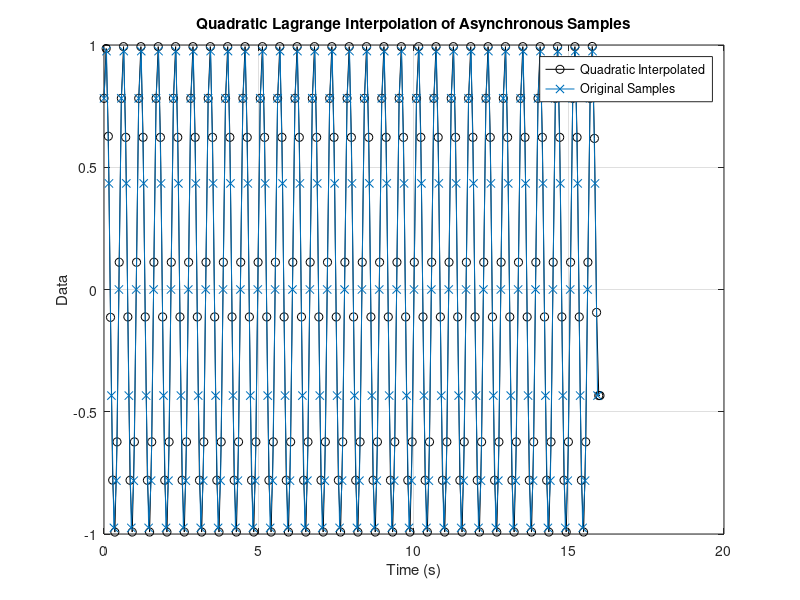
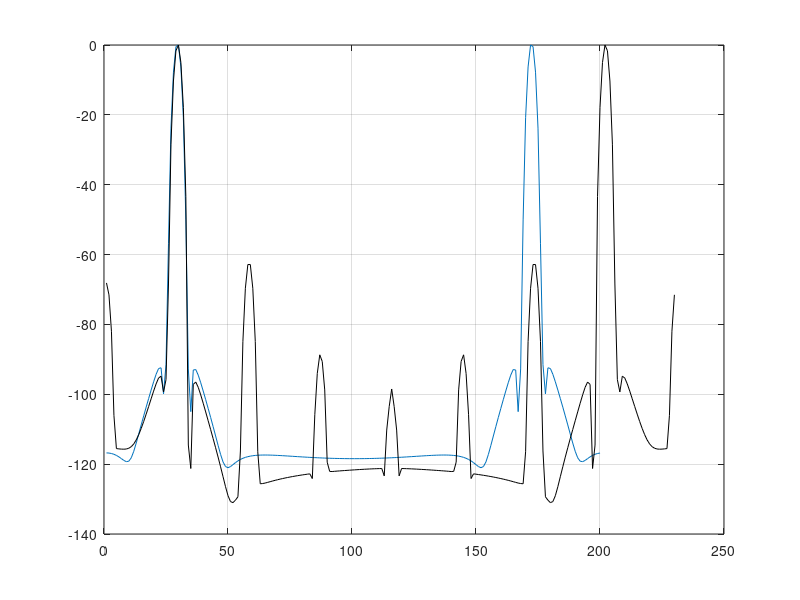

These figures' MATLAB source, in order:
% Example usage
function grok_async_data()
    % Example asynchronous samples: [time_diff, data]
    samples = [
        0.0, 10.0;  % First sample at t=0
        0.3, 12.0;  % 0.3s later
        0.5, 15.0;  % 0.5s after previous
        0.2, 14.0;  % 0.2s after previous
        0.4, 16.0   % 0.4s after previous
    ];

global T0
global T1
global W
    T0 = 0.08;
    T1 = 0.07;
    W = 1;
    close all;
    N = 200;
    samples = zeros(N,2);
    for k=1:N
        samples(k,1) = T0;  %max(T0/10, T0 + randn(1)/T0/200);
        samples(k,2) = sin(2*pi*k/7);
    end    
    
    % Desired regular interval for downsampling (seconds)
    target_interval = T1; % Lower data rate than original
    
    % Call interpolation function
    interpolated = interpolate_async_custom_spline(samples, target_interval);
    
    % Convert struct to matrix for display
    out_times = cell2mat({interpolated.time}');
    out_data = cell2mat({interpolated.data}');
    
    % Display results
    fprintf('Quadratic interpolated samples at %.2fs intervals:\n', target_interval);
    fprintf('Time\t\tData\n');
    for i = 1:length(out_data)
        fprintf('%.2f\t%.2f\n', out_times(i), out_data(i));
    end
    
    % Plot results
    figure;
    plot(out_times, out_data, 'ko-', 'DisplayName', 'Quadratic Interpolated');
    hold on;
    plot(cumsum([0; samples(2:end,1)]), samples(:,2), 'x-', 'DisplayName', 'Original Samples');
    xlabel('Time (s)');
    ylabel('Data');
    title('Quadratic Lagrange Interpolation of Asynchronous Samples');
    legend;
    grid on;

    
    figure;
    Z = samples(:,2); tablen = length(Z); w = window(@blackmanharris,tablen); b1 = Z' .* w'; 
    F = abs(fft(b1)); F = F/max(F); ZFFT=20*log10(F); plot (ZFFT); grid on; hold on;
    Z = out_data; tablen = length(Z); w = window(@blackmanharris,tablen); b1 = Z' .* w'; 
    F = abs(fft(b1)); F = F/max(F); ZFFT=20*log10(F); plot (ZFFT,'k'); grid on; hold on;    
end

% Interpolate asynchronous data-rate samples using custom cubic spline interpolation
function interpolated = interpolate_async_custom_spline(samples, target_interval)
    % Inputs:
    %   samples: Nx2 matrix where first column is time_diff (seconds), second is data
    %   target_interval: Desired regular interval for interpolation (seconds)
    %
    % Output:
    %   interpolated: Struct array with fields 'time' and 'data'

    % Extract time differences and data
    time_diff = samples(:,1);
    data = samples(:,2);
    
    % Calculate absolute times
    abs_times = cumsum([0; time_diff(2:end)]);
    n = length(data);
    
    % Calculate output times
    total_time = sum(time_diff);
    out_times = (0:target_interval:total_time)';
    if out_times(end) < total_time
        out_times = [out_times; total_time];
    end
    num_out = length(out_times);
    
    % Initialize output data
    out_data = zeros(num_out, 1);
    
    % Compute cubic spline coefficients (natural spline: second derivatives = 0 at endpoints)
    if n < 2
        % Not enough points for interpolation, return original data
        out_data = data(1) * ones(num_out, 1);
    else
        % Step 1: Set up tridiagonal system for second derivatives
        h = diff(abs_times); % Interval lengths
        b = zeros(n, 1); % Right-hand side for tridiagonal system
        for i = 2:n-1
            b(i) = 6 * ((data(i+1) - data(i)) / h(i) - (data(i) - data(i-1)) / h(i-1));
        end
        
        % Tridiagonal matrix coefficients
        diag = zeros(n, 1);
        lower = zeros(n-1, 1);
        upper = zeros(n-1, 1);
        diag(1) = 1; diag(n) = 1; % Natural spline boundary conditions
        for i = 2:n-1
            diag(i) = 2 * (h(i-1) + h(i));
            lower(i-1) = h(i-1);
            upper(i) = h(i);
        end
        
        % Step 2: Solve tridiagonal system for second derivatives (m)
        m = zeros(n, 1);
        if n >= 3
            % Thomas algorithm for tridiagonal system
            c = upper; % Upper diagonal
            d = b; % Right-hand side
            for i = 2:n-1
                factor = lower(i-1) / diag(i-1);
                diag(i) = diag(i) - factor * c(i-1);
                d(i) = d(i) - factor * d(i-1);
            end
            m(n-1) = d(n-1) / diag(n-1);
            for i = n-2:-1:2
                m(i) = (d(i) - c(i) * m(i+1)) / diag(i);
            end
        end
        
        % Step 3: Interpolate at output times
        for i = 1:num_out
            current_time = out_times(i);
            
            % Find the interval [abs_times(k), abs_times(k+1)] containing current_time
            k = find(current_time >= abs_times, 1, 'last');
            if isempty(k) || k == n
                % Before first point or after last point: use nearest value
                out_data(i) = data(min(max(1, k), n));
            else
                % Cubic spline interpolation in interval [abs_times(k), abs_times(k+1)]
                t = (current_time - abs_times(k)) / h(k);
                a = (m(k) * (abs_times(k+1) - current_time)^3) / (6 * h(k));
                b = (m(k+1) * (current_time - abs_times(k))^3) / (6 * h(k));
                c = ((data(k+1) / h(k)) - (m(k+1) * h(k) / 6)) * (current_time - abs_times(k));
                d = ((data(k) / h(k)) - (m(k) * h(k) / 6)) * (abs_times(k+1) - current_time);
                out_data(i) = a + b + c + d;
            end
        end
    end
    
    % Create output struct
    interpolated = struct('time', num2cell(out_times), 'data', num2cell(out_data));
end
